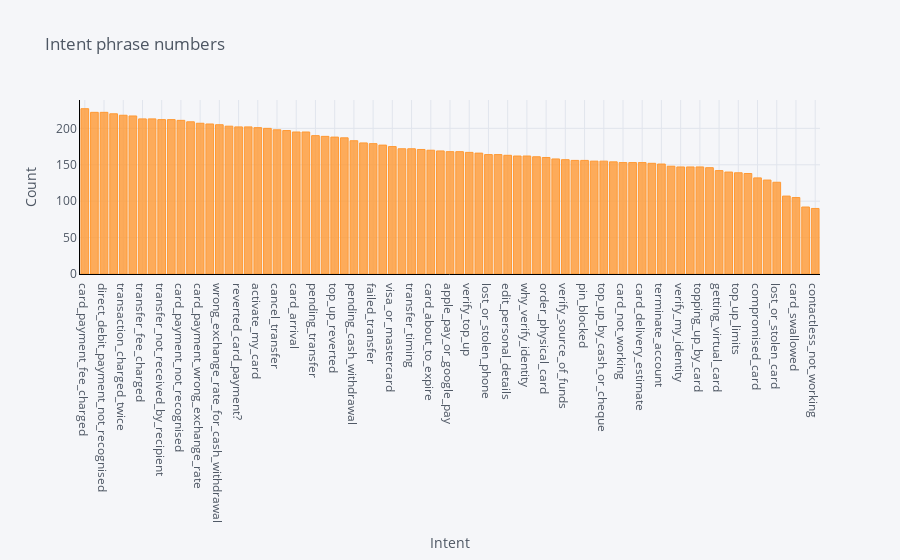

The notebook cell saved with this chart:
### Code cell
(data.groupby('intent').count()['text']
     .sort_values(ascending=False).iplot(kind='bar',
                                         yTitle='Count',
                                         opacity=0.8,
                                         title='Intent phrase numbers',
                                         linecolor='black',
                                         xTitle='Intent'))

### Figure 1 — Plotly figure (JSON) as saved in the notebook; plotly's stock layout.template omitted (floating-point values rounded to 4 significant figures)
{"data": [{"marker": {"color": "rgba(255, 153, 51, 0.8)", "line": {"color": "rgba(255, 153, 51, 1.0)", "width": 1}}, "name": "text", "orientation": "v", "text": "", "type": "bar", "x": ["card_payment_fee_charged", "balance_not_updated_after_cheque_or_cash_deposit", "direct_debit_payment_not_recognised", "wrong_amount_of_cash_received", "transaction_charged_twice", "cash_withdrawal_charge", "transfer_fee_charged", "declined_cash_withdrawal", "transfer_not_received_by_recipient", "balance_not_updated_after_bank_transfer", "card_payment_not_recognised", "request_refund", "card_payment_wrong_exchange_rate", "extra_charge_on_statement", "wrong_exchange_rate_for_cash_withdrawal", "Refund_not_showing_up", "reverted_card_payment?", "cash_withdrawal_not_recognised", "activate_my_card", "pending_card_payment", "cancel_transfer", "beneficiary_not_allowed", "card_arrival", "declined_card_payment", "pending_transfer", "pending_top_up", "top_up_reverted", "top_up_failed", "pending_cash_withdrawal", "card_linking", "failed_transfer", "declined_transfer", "visa_or_mastercard", "country_support", "transfer_timing", "getting_spare_card", "card_about_to_expire", "supported_cards_and_currencies", "apple_pay_or_google_pay", "automatic_top_up", "verify_top_up", "fiat_currency_support", "lost_or_stolen_phone", "change_pin", "edit_personal_details", "disposable_card_limits", "why_verify_identity", "exchange_charge", "order_physical_card", "exchange_via_app", "verify_source_of_funds", "top_up_by_card_charge", "pin_blocked", "exchange_rate", "top_up_by_cash_or_cheque", "transfer_into_account", "card_not_working", "top_up_by_bank_transfer_charge", "card_delivery_estimate", "age_limit", "terminate_account", "get_physical_card", "verify_my_identity", "passcode_forgotten", "topping_up_by_card", "unable_to_verify_identity", "getting_virtual_card", "receiving_money", "top_up_limits", "get_disposable_virtual_card", "compromised_card", "atm_support", "lost_or_stolen_card", "card_acceptance", "card_swallowed", "virtual_card_not_working", "contactless_not_working"], "y": [227, 222, 222, 220, 218, 217, 213, 213, 212, 212, 211, 209, 207, 206, 205, 203, 202, 202, 201, 200, 198, 197, 195, 195, 190, 189, 188, 187, 183, 180, 179, 177, 175, 172, 172, 171, 170, 169, 168, 168, 167, 166, 164, 164, 163, 162, 162, 161, 160, 158, 157, 156, 156, 155, 155, 154, 153, 153, 153, 152, 151, 148, 147, 147, 147, 146, 142, 140, 139, 138, 132, 129, 126, 107, 105, 92, 90]}], "layout": {"legend": {"bgcolor": "#F5F6F9", "font": {"color": "#4D5663"}}, "paper_bgcolor": "#F5F6F9", "plot_bgcolor": "#F5F6F9", "title": {"font": {"color": "#4D5663"}, "text": "Intent phrase numbers"}, "xaxis": {"gridcolor": "#E1E5ED", "linecolor": "black", "showgrid": true, "tickfont": {"color": "#4D5663"}, "title": {"font": {"color": "#4D5663"}, "text": "Intent"}, "zerolinecolor": "#E1E5ED"}, "yaxis": {"gridcolor": "#E1E5ED", "linecolor": "black", "showgrid": true, "tickfont": {"color": "#4D5663"}, "title": {"font": {"color": "#4D5663"}, "text": "Count"}, "zerolinecolor": "#E1E5ED"}}}
